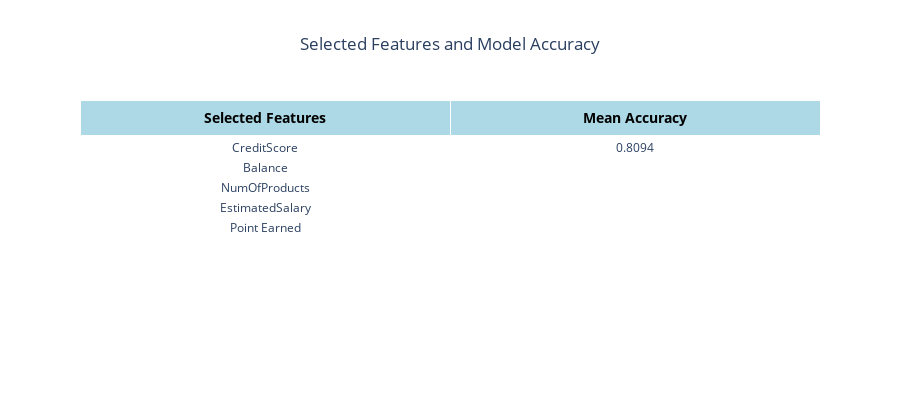

Here is the notebook cell this chart was saved with:
### Code cell
fig = go.Figure(data=[go.Table(
    header=dict(
        values=["<b>Selected Features</b>", "<b>Mean Accuracy</b>"],
        fill_color="lightblue",
        align="center",
        font=dict(size=14, color="black")
    ),
    cells=dict(
        values=[[feature_names[i] for i in selected_features], [f"{mean_accuracy:.4f}"]],
        fill_color="white",
        align="center",
        font=dict(size=12)
    )
)])

fig.update_layout(
    title="Selected Features and Model Accuracy",
    title_x=0.5,
    template="plotly_white",
    height=400
)

fig.show()

### Figure 1 — Plotly figure (JSON) as saved in the notebook; plotly's stock layout.template omitted (floating-point values rounded to 4 significant figures)
{"data": [{"cells": {"align": "center", "fill": {"color": "white"}, "font": {"size": 12}, "values": [["CreditScore", "Balance", "NumOfProducts", "EstimatedSalary", "Point Earned"], ["0.8094"]]}, "header": {"align": "center", "fill": {"color": "lightblue"}, "font": {"color": "black", "size": 14}, "values": ["<b>Selected Features</b>", "<b>Mean Accuracy</b>"]}, "type": "table"}], "layout": {"height": 400, "title": {"text": "Selected Features and Model Accuracy", "x": 0.5}}}
